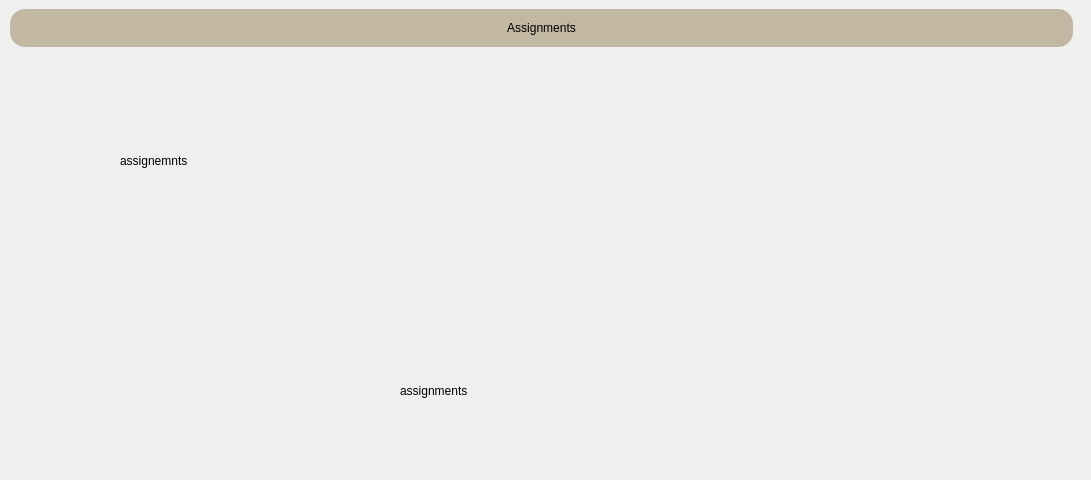
         <widget class="QWidget" name="assignments_page">
          <widget class="QLabel" name="label_3">
           <property name="geometry">
            <rect>
             <x>400</x>
             <y>310</y>
             <width>351</width>
             <height>161</height>
            </rect>
           </property>
           <property name="styleSheet">
            <string notr="true">font: 26pt &quot;Segoe UI&quot;;
color:black;</string>
           </property>
           <property name="text">
            <string>assignments</string>
           </property>
          </widget>
          <widget class="QLabel" name="label_4">
           <property name="geometry">
            <rect>
             <x>120</x>
             <y>80</y>
             <width>351</width>
             <height>161</height>
            </rect>
           </property>
           <property name="styleSheet">
            <string notr="true">font: 26pt &quot;Segoe UI&quot;;
color:black;</string>
           </property>
           <property name="text">
            <string>assignemnts</string>
           </property>
          </widget>
          <widget class="QFrame" name="frame_6">
           <property name="geometry">
            <rect>
             <x>1</x>
             <y>0</y>
             <width>1081</width>
             <height>56</height>
            </rect>
           </property>
           <property name="styleSheet">
            <string notr="true">border:0px;</string>
           </property>
           <property name="frameShape">
            <enum>QFrame::StyledPanel</enum>
           </property>
           <property name="frameShadow">
            <enum>QFrame::Raised</enum>
           </property>
           <layout class="QVBoxLayout" name="verticalLayout_7">
            <item>
             <widget class="QLabel" name="label_13">
              <property name="styleSheet">
               <string notr="true">font: 20pt &quot;Segoe UI&quot;;
color:black;
background:rgb(193, 183, 163);
border-radius:15px;</string>
              </property>
              <property name="text">
               <string>Assignments</string>
              </property>
              <property name="alignment">
               <set>Qt::AlignCenter</set>
              </property>
             </widget>
            </item>
           </layout>
          </widget>
         </widget>
